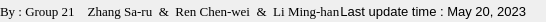
              <widget class="QFrame" name="bottomBar">
               <property name="minimumSize">
                <size>
                 <width>0</width>
                 <height>22</height>
                </size>
               </property>
               <property name="maximumSize">
                <size>
                 <width>16777215</width>
                 <height>22</height>
                </size>
               </property>
               <property name="frameShape">
                <enum>QFrame::NoFrame</enum>
               </property>
               <property name="frameShadow">
                <enum>QFrame::Raised</enum>
               </property>
               <layout class="QHBoxLayout" name="horizontalLayout_5">
                <property name="spacing">
                 <number>0</number>
                </property>
                <property name="leftMargin">
                 <number>0</number>
                </property>
                <property name="topMargin">
                 <number>0</number>
                </property>
                <property name="rightMargin">
                 <number>0</number>
                </property>
                <property name="bottomMargin">
                 <number>0</number>
                </property>
                <item>
                 <widget class="QLabel" name="creditsLabel">
                  <property name="maximumSize">
                   <size>
                    <width>16777215</width>
                    <height>16</height>
                   </size>
                  </property>
                  <property name="font">
                   <font>
                    <family>Times New Roman</family>
                    <pointsize>10</pointsize>
                    <italic>false</italic>
                    <bold>false</bold>
                   </font>
                  </property>
                  <property name="styleSheet">
                   <string notr="true">QLabel{
	font: 9pt &quot;Times New Roman&quot;;
	font: 10pt
}</string>
                  </property>
                  <property name="text">
                   <string>By : Group 21    Zhang Sa-ru  &amp;  Ren Chen-wei  &amp;  Li Ming-han</string>
                  </property>
                  <property name="alignment">
                   <set>Qt::AlignLeading|Qt::AlignLeft|Qt::AlignVCenter</set>
                  </property>
                 </widget>
                </item>
                <item>
                 <widget class="QLabel" name="version">
                  <property name="styleSheet">
                   <string notr="true">QLabel{
	font: 9pt &quot;Times New Roman&quot;;
	font: 10pt
}</string>
                  </property>
                  <property name="text">
                   <string>Last update time : May 20, 2023</string>
                  </property>
                  <property name="alignment">
                   <set>Qt::AlignRight|Qt::AlignTrailing|Qt::AlignVCenter</set>
                  </property>
                 </widget>
                </item>
                <item>
                 <widget class="QFrame" name="frame_size_grip">
                  <property name="minimumSize">
                   <size>
                    <width>20</width>
                    <height>0</height>
                   </size>
                  </property>
                  <property name="maximumSize">
                   <size>
                    <width>20</width>
                    <height>16777215</height>
                   </size>
                  </property>
                  <property name="frameShape">
                   <enum>QFrame::NoFrame</enum>
                  </property>
                  <property name="frameShadow">
                   <enum>QFrame::Raised</enum>
                  </property>
                 </widget>
                </item>
               </layout>
              </widget>
